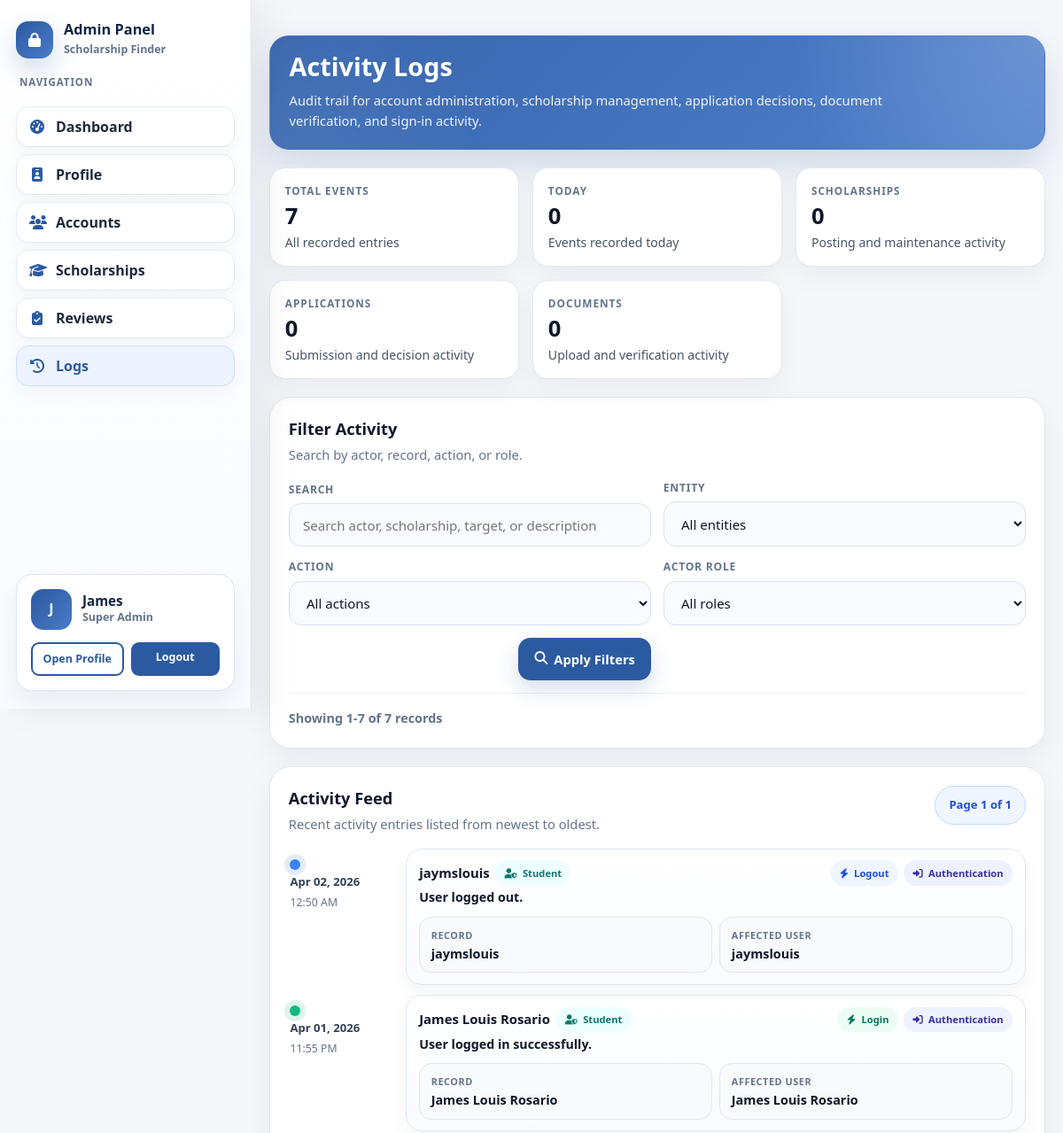
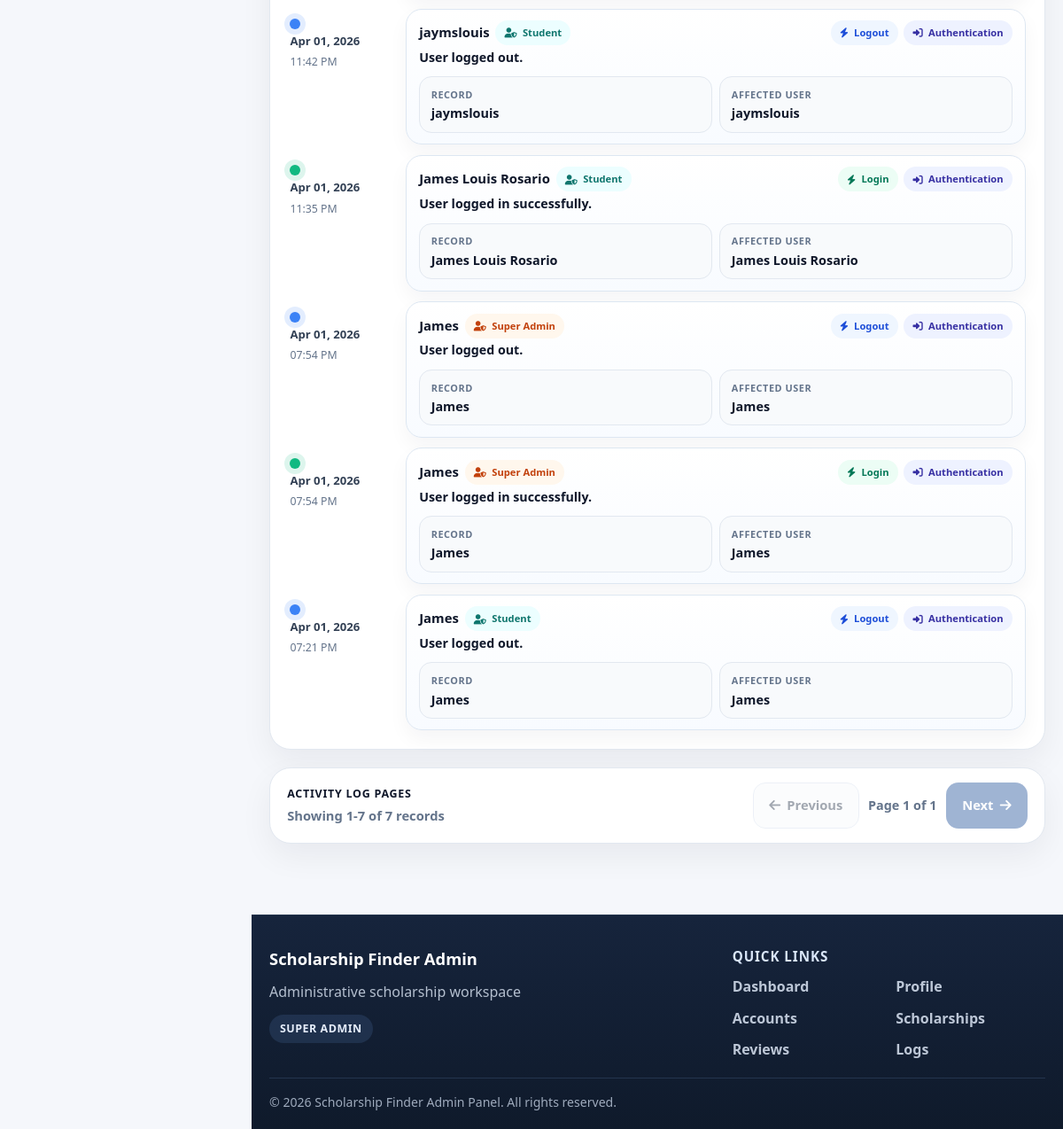
Screenshot of /AdminView/activity_logs.php (signed in) with the database file from the repository (2 pictures, top to bottom).
### tables this page shows
CREATE TABLE `activity_logs` (
  `id` int(10) UNSIGNED NOT NULL,
  `actor_user_id` int(10) UNSIGNED DEFAULT NULL,
  `actor_role` varchar(30) NOT NULL DEFAULT 'guest',
  `actor_name` varchar(150) DEFAULT NULL,
  `target_user_id` int(10) UNSIGNED DEFAULT NULL,
  `target_name` varchar(150) DEFAULT NULL,
  `action` varchar(100) NOT NULL,
  `entity_type` varchar(50) NOT NULL,
  `entity_id` int(10) UNSIGNED DEFAULT NULL,
  `entity_name` varchar(255) DEFAULT NULL,
  `description` text NOT NULL,
  `details` longtext DEFAULT NULL,
  `ip_address` varchar(45) DEFAULT NULL,
  `created_at` timestamp NOT NULL DEFAULT current_timestamp()
);

### AdminView/activity_logs.php (the view, shortened to what the rows shown need)
<?php
require_once __DIR__ . '/../app/Config/access_control.php';
require_once __DIR__ . '/../app/Models/ActivityLog.php';
$currentRole = getCurrentSessionRole();
$activityLog = new ActivityLog($pdo);
$activityLog->ensureTableExists();
$search = trim((string) ($_GET['search'] ?? ''));
$entityFilter = trim((string) ($_GET['entity_type'] ?? ''));
$actionFilter = trim((string) ($_GET['action'] ?? ''));
$roleFilter = trim((string) ($_GET['actor_role'] ?? ''));
$filters = [
    'search' => $search,
    'entity_type' => $entityFilter,
    'action' => $actionFilter,
    'actor_role' => $roleFilter,
];
$perPage = 10;
$requestedPage = isset($_GET['page']) && is_numeric($_GET['page']) ? (int) $_GET['page'] : 1;
$totalLogs = $activityLog->countLogs($filters, $currentRole);
$activityTotalPages = max(1, (int) ceil($totalLogs / $perPage));
$activityCurrentPage = max(1, min($requestedPage, $activityTotalPages));
$offset = ($activityCurrentPage - 1) * $perPage;
$logs = $activityLog->getLogs($filters, $perPage, $currentRole, $offset);
$adminStyleVersion = @filemtime(__DIR__ . '/../public/css/admin_style.css') ?: time();
$activityLogsStyleVersion = @filemtime(__DIR__ . '/../AdminPublic/css/activity-logs.css') ?: time();
function activityRoleClass(string $role): string
{
    $normalized = normalizeUserRole($role);
    if ($normalized === 'super_admin') {
        return 'super-admin';
    }
    return $normalized;
}
function activityEntityIcon(string $entityType): string
{
    $map = [
        'authentication' => 'fa-right-to-bracket',
        'application' => 'fa-file-signature',
        'document' => 'fa-file-circle-check',
        'scholarship' => 'fa-graduation-cap',
        'user' => 'fa-users',
    ];
    return $map[$entityType] ?? 'fa-clock-rotate-left';
}
function activityActionClass(string $action): string
{
    $value = strtolower(trim($action));
    if (strpos($value, 'approve') !== false || strpos($value, 'verify') !== false || strpos($value, 'create') !== false || strpos($value, 'submit') !== false || strpos($value, 'login') !== false) {
        return 'success';
    }
    return 'info';
}
function activityDisplayDate(?string $value, string $format, string $fallback = 'Not available'): string
{
    $timestamp = strtotime($value);
    return $timestamp ? date($format, $timestamp) : $fallback;
}
?>
<!DOCTYPE html>
<html lang="en">
<head>
    <link rel="stylesheet" href="https://cdnjs.cloudflare.com/ajax/libs/font-awesome/6.4.0/css/all.min.css">
    <link rel="stylesheet" href="../public/css/admin_style.css?v=<?php echo urlencode((string) $adminStyleVersion); ?>">
    <link rel="stylesheet" href="../AdminPublic/css/activity-logs.css?v=<?php echo urlencode((string) $activityLogsStyleVersion); ?>">
</head>
<body>
    <?php include 'layouts/admin_header.php'; ?>
    <section class="admin-dashboard activity-dashboard-page">
        <div class="container">
            <div class="activity-workspace-hero">
                <div class="activity-workspace-main">
                    <h1>Activity Logs</h1>
                </div>
            </div>
            <div class="activity-surface activity-filter-panel">
                <div class="activity-surface-heading">
                    <div>
                        <h2>Filter Activity</h2>
                    </div>
                </div>
            </div>
            <div class="activity-surface activity-feed-panel">
                <div class="activity-surface-heading">
                    <div>
                        <h2>Activity Feed</h2>
                    </div>
                </div>
                <?php if (empty($logs)): ?>
                    <div class="empty-state activity-empty-state">
                        <div class="empty-state-icon">
                            <i class="fas fa-clock-rotate-left"></i>
                        </div>
                        <h3>No activity found</h3>
                        <p>New events will appear here once users and staff start taking actions in the system.</p>
                    </div>
                <?php else: ?>
                    <div class="activity-feed">
                        <?php foreach ($logs as $log): ?>
                            <?php
                            $actorName = trim((string) ($log['actor_name'] ?? ''));
                            $entityName = trim((string) ($log['entity_name'] ?? ''));
                            $targetName = trim((string) ($log['target_name'] ?? ''));
                            $entityLabel = ucwords(str_replace('_', ' ', (string) ($log['entity_type'] ?? 'item')));
                            $actionLabel = ucwords(str_replace('_', ' ', (string) ($log['action'] ?? 'action')));
                            $actionTone = activityActionClass((string) ($log['action'] ?? ''));
                            ?>
                            <article class="activity-entry">
                                <div class="activity-entry-rail">
                                    <span class="activity-entry-dot <?php echo htmlspecialchars($actionTone); ?>"></span>
                                    <span class="activity-entry-date"><?php echo htmlspecialchars(activityDisplayDate((string) ($log['created_at'] ?? ''), 'M d, Y')); ?></span>
                                    <span class="activity-entry-time"><?php echo htmlspecialchars(activityDisplayDate((string) ($log['created_at'] ?? ''), 'h:i A')); ?></span>
                                </div>
                                <div class="activity-entry-body">
                                    <div class="activity-entry-header">
                                        <div class="activity-entry-title-wrap">
                                            <div class="activity-entry-actor-line">
                                                <strong class="activity-actor-name"><?php echo htmlspecialchars($actorName); ?></strong>
                                                <span class="activity-role-badge <?php echo htmlspecialchars(activityRoleClass((string) ($log['actor_role'] ?? 'guest'))); ?>">
                                                    <i class="fas fa-user-shield"></i>
                                                    <?php echo htmlspecialchars(ucwords(str_replace('_', ' ', (string) ($log['actor_role'] ?? 'guest')))); ?>
                                                </span>
                                            </div>
                                            <div class="activity-description"><?php echo htmlspecialchars((string) ($log['description'] ?? 'Activity recorded')); ?></div>
                                        </div>
                                        <div class="activity-entry-badges">
                                            <span class="activity-action-badge <?php echo htmlspecialchars($actionTone); ?>">
                                                <i class="fas fa-bolt"></i>
                                                <?php echo htmlspecialchars($actionLabel); ?>
                                            </span>
                                            <span class="activity-entity-badge">
                                                <i class="fas <?php echo htmlspecialchars(activityEntityIcon((string) ($log['entity_type'] ?? ''))); ?>"></i>
                                                <?php echo htmlspecialchars($entityLabel); ?>
                                            </span>
                                        </div>
                                    </div>
                                    <div class="activity-context-grid">
                                        <?php if ($entityName !== ''): ?>
                                            <div class="activity-context-card">
                                                <span class="activity-context-label">Record</span>
                                                <strong><?php echo htmlspecialchars($entityName); ?></strong>
                                            </div>
                                        <?php endif; ?>
                                        <?php if ($targetName !== ''): ?>
                                            <div class="activity-context-card">
                                                <span class="activity-context-label">Affected User</span>
                                                <strong><?php echo htmlspecialchars($targetName); ?></strong>
                                            </div>
                                        <?php endif; ?>
                                    </div>
                                </div>
                            </article>
                        <?php endforeach; ?>
                    </div>
                <?php endif; ?>
            </div>
        </div>
    </section>
    <?php include 'layouts/admin_footer.php'; ?>
</body>
</html>

### rows the page displays
activity_logs: created_at "Apr 02, 2026", created_at "12:50 AM", actor_name "jaymslouis", actor_role "Student", description "User logged out.", action "Logout", entity_type "Authentication", entity_name "jaymslouis", target_name "jaymslouis"
activity_logs: created_at "Apr 01, 2026", created_at "11:55 PM", actor_name "James Louis Rosario", actor_role "Student", description "User logged in successfully.", action "Login", entity_type "Authentication", entity_name "James Louis Rosario", target_name "James Louis Rosario"
activity_logs: created_at "Apr 01, 2026", created_at "11:42 PM", actor_name "jaymslouis", actor_role "Student", description "User logged out.", action "Logout", entity_type "Authentication", entity_name "jaymslouis", target_name "jaymslouis"
activity_logs: created_at "Apr 01, 2026", created_at "11:35 PM", actor_name "James Louis Rosario", actor_role "Student", description "User logged in successfully.", action "Login", entity_type "Authentication", entity_name "James Louis Rosario", target_name "James Louis Rosario"
activity_logs: created_at "Apr 01, 2026", created_at "07:54 PM", actor_name "James", actor_role "Super Admin", description "User logged out.", action "Logout", entity_type "Authentication", entity_name "James", target_name "James"
activity_logs: created_at "Apr 01, 2026", created_at "07:54 PM", actor_name "James", actor_role "Super Admin", description "User logged in successfully.", action "Login", entity_type "Authentication", entity_name "James", target_name "James"
activity_logs: created_at "Apr 01, 2026", created_at "07:21 PM", actor_name "James", actor_role "Student", description "User logged out.", action "Logout", entity_type "Authentication", entity_name "James", target_name "James"

### other values shown
$panelLabel "Admin Panel"
$item['label'] "Dashboard"
$item['label'] "Profile"
$item['label'] "Accounts"
$item['label'] "Scholarships"
$item['label'] "Reviews"
$item['label'] "Logs"
$initials "J"
$sidebarIdentity "James"
$roleLabel "Super Admin"
$stats['total'] "7"
$stats['today'] "0"
$stats['scholarship'] "0"
$stats['application'] "0"
$stats['document'] "0"
